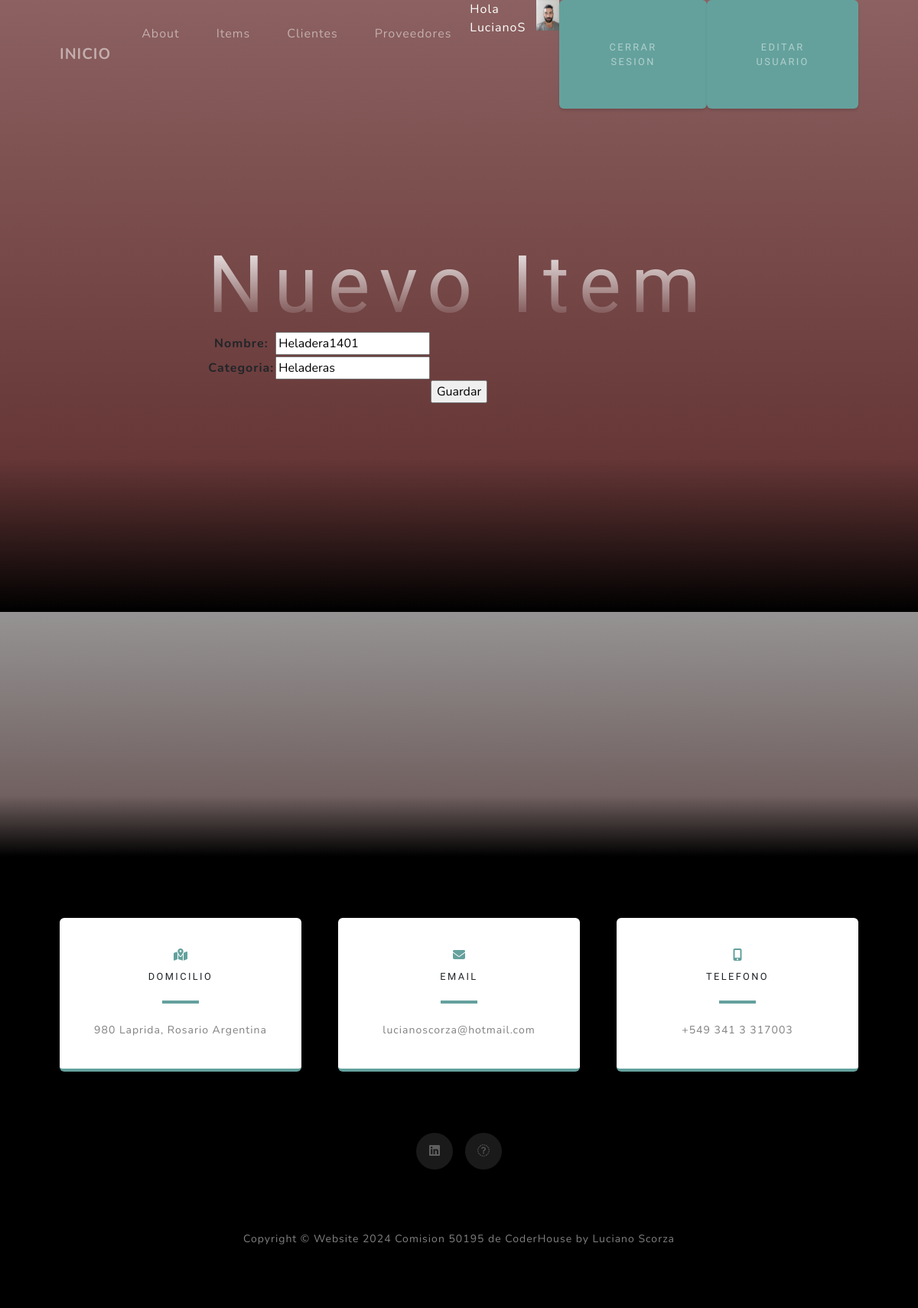
The page /AppWeb/actualizaItem/1 (signed in) on the database its author committed.
### AppWeb/models.py (models this page shows, shortened)
class avatar(models.Model):
    usuario = models.ForeignKey(User, on_delete=models.CASCADE) #lo vinculo con la Clase User, y on delete Cascade es para q si se elimina el usuario se elimine el avatar
    imagen = models.ImageField(upload_to="avatares", null=True , blank=True) # ya q no todos los usuarios va a tener Avatares por eso null y blank = True

class Item(models.Model):
    id=models.IntegerField  #el campo de nombre id lo identifica como PK, por no debe ponerse () luego de intergerfield, si fuera otro campo si se pondría()- Ver el error q sale: AppWeb.Item: (models.E004) 'id' can only be used as a field name if the field also sets 'primary_key=True'.
    nombre=models.CharField(max_length=30)
    categoria=models.CharField(max_length=15)

### AppWeb/views.py (the view)
# urls.py: path("actualizaItem/<int:pk>", ActualizaItem.as_view(), name= "e_item"),  #le tengo q poner el paramentro del id del Item en este caso el id 3 http://127.0.0.1:8000/AppWeb/actualizaItem/3
class ActualizaItem(UpdateView): #creamos una clase q hereda de ListView q es la libreria importada
    model= Item
    fields=["id", "nombre", "categoria"]  #campos a agregar registos q vienen del modelo
    success_url = "/AppWeb/listaItem/"  #necesario para direccionar a q pagina me tiene q llevar

### AppWeb/templates/AppWeb/item_form.html (shortened to what this page needs)
{% extends "AppWeb/padre.html" %}
{% block titulo2 %}
    <h1> Nuevo Item  </h1>
    <form action="" method="POST">
        <table>
            {{form.as_table}}
        </table>
        <input type="submit" value="Guardar">
    </form>
{% endblock %}

### AppWeb/templates/AppWeb/padre.html (shortened to what this page needs)
<!DOCTYPE html>
<html lang="en">
    <head>
        {% load static %}
        <link href="{% static 'AppWeb/css/styles.css' %}" rel="stylesheet" />
    </head>
    <body id="page-top">
        <nav class="navbar navbar-expand-lg navbar-light fixed-top" id="mainNav">
            <div class="container px-4 px-lg-5">
                <a class="navbar-brand" href="{% url 'inicio' %}">INICIO</a>
                <div class="collapse navbar-collapse" id="navbarResponsive">
                    <ul class="navbar-nav ms-auto">
                        <li class="nav-item"><a class="nav-link" href="{% url 'acercaDeMi' %}">About</a></li>
                        {% if request.user.is_authenticated %}
                        <li class="nav-item"><a class="nav-link" href="{% url 'b_item' %}">Items</a></li>
                        <li class="nav-item"><a class="nav-link" href="{% url 'cliente' %}">Clientes</a></li>
                        <li class="nav-item"><a class="nav-link" href="{% url 'prov' %}">Proveedores</a></li>
                        <p style="color: white"> Hola {{user.username}} </p>
                        {% with user.avatar_set.first as miAvatar %}
                        {% if miAvatar %}
                        <img src="{{miAvatar.imagen.url}}" alt="No se encontró Imagen" height="40px" style="max-width: 100px ;" >
                        {% endif%}
                        {% endwith %}
                        <li class="btn btn-primary"><a class="nav-link" href="{% url 'Logout' %}">Cerrar Sesion</a></li>
                        <li class="btn btn-primary"><a class="nav-link" href="{% url 'EditarUsuario' %}">Editar Usuario</a></li>
                        {% else  %}
                        <li class="btn btn-primary"><a class="nav-link" href="{% url 'Login' %}">Iniciar Sesion</a></li>
                        <li class="btn btn-primary"><a class="nav-link" href="{% url 'SignUp' %}">Registrarse</a></li>
                        {% endif %}
                    </ul>
                </div>
            </div>
        </nav>
        <header class="masthead" style="background: linear-gradient(to bottom, rgba(150, 6, 6, 0.3) 0%, rgba(88, 20, 20, 0.7) 75%, #000 100%), #888;">
            <div class="container px-4 px-lg-5 d-flex h-100 align-items-center justify-content-center">
                <div class="d-flex justify-content-center">
                    <div class="text-center">
                        <h2 class="text-white-50 mx-auto mt-2 mb-5">
                            {% block titulo2 %}
                            {% endblock %}
                        </h2>
                    </div>
                </div>
            </div>
        </header>
        <section class="signup-section" id="signup" style="background: linear-gradient(to bottom, rgba(179, 172, 172, 0.3) 0%, rgba(104, 80, 80, 0.7) 75%, #000 100%), #888;">
        </section>
        <section class="contact-section bg-black">
            <div class="container px-4 px-lg-5">
                <div class="row gx-4 gx-lg-5">
                    <div class="col-md-4 mb-3 mb-md-0">
                        <div class="card py-4 h-100">
                            <div class="card-body text-center">
                                <i class="fas fa-map-marked-alt text-primary mb-2"></i>
                                <h4 class="text-uppercase m-0">Domicilio</h4>
                                <hr class="my-4 mx-auto" />
                                <div class="small text-black-50">980 Laprida, Rosario Argentina</div>
                            </div>
                        </div>
                    </div>
                    <div class="col-md-4 mb-3 mb-md-0">
                        <div class="card py-4 h-100">
                            <div class="card-body text-center">
                                <i class="fas fa-envelope text-primary mb-2"></i>
                                <h4 class="text-uppercase m-0">Email</h4>
                                <hr class="my-4 mx-auto" />
                                <div class="small text-black-50">lucianoscorza@hotmail.com</a></div>
                            </div>
                        </div>
                    </div>
                    <div class="col-md-4 mb-3 mb-md-0">
                        <div class="card py-4 h-100">
                            <div class="card-body text-center">
                                <i class="fas fa-mobile-alt text-primary mb-2"></i>
                                <h4 class="text-uppercase m-0">Telefono</h4>
                                <hr class="my-4 mx-auto" />
                                <div class="small text-black-50">+549 341 3 317003</div>
                            </div>
                        </div>
                    </div>
                </div>
                <div class="social d-flex justify-content-center">
                    <a class="mx-2" href="//www.linkedin.com/in/luciano-scorza"><i class="fab fa-linkedin"></i></a>
                    <a class="mx-2" href="https://1drv.ms/b/s!ApP_8E9v9OFolDqQ40bvGBjnRl91?e=nOhg9m"><i class="fab fa-CV"></i></a>
                </div>
            </div>
        </section>
        <footer class="footer bg-black small text-center text-white-50"><div class="container px-4 px-lg-5">Copyright &copy; Website 2024 Comision 50195 de CoderHouse by Luciano Scorza </div></footer>
    </body>
</html>

### rows shown on the page
avatar: imagen (picture)
Item: nombre "Heladera1401", categoria "Heladeras"

### other values the page prints
{{ user.username }} "LucianoS"
